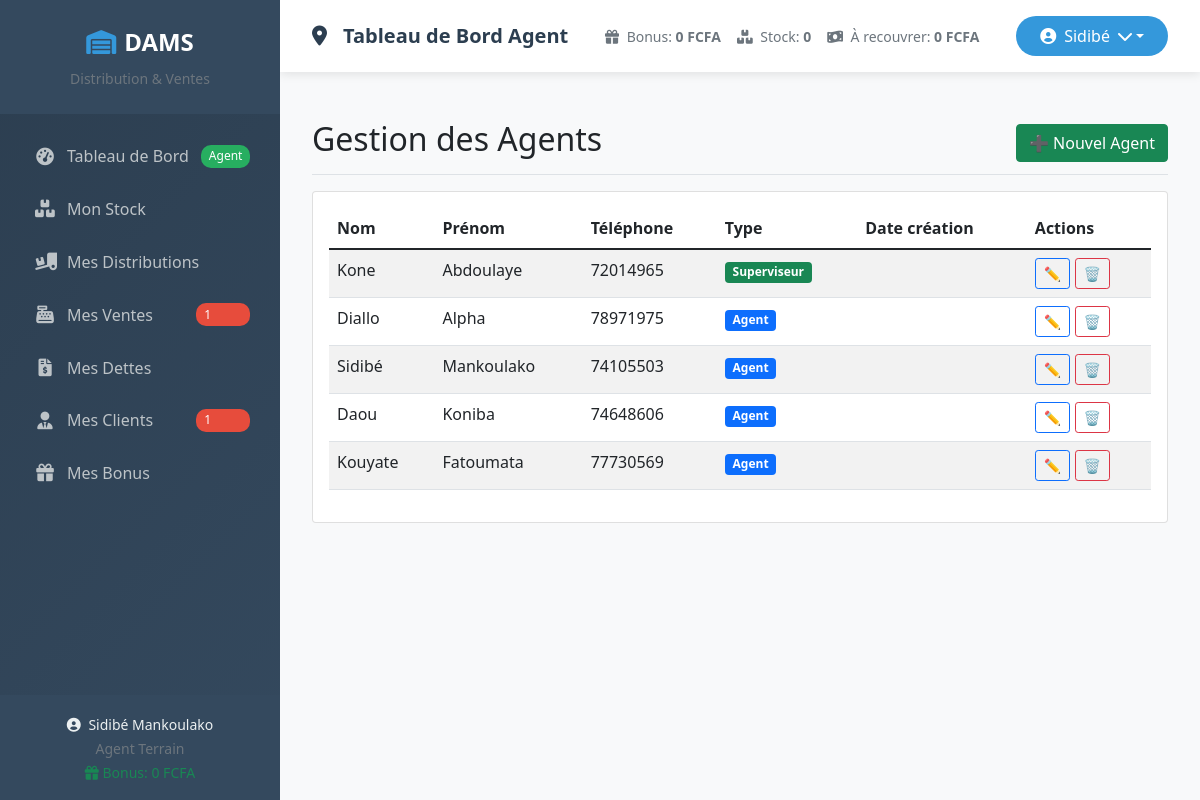
The app's page /agents/ (signed in) with its own data.
### core/models.py (models this page shows, shortened)
class BonusAgent(models.Model):
    agent = models.OneToOneField(
        Agent,
        on_delete=models.CASCADE,
        related_name='bonus'
    )
    nombre_produits_recouverts = models.PositiveIntegerField(default=0)
    total_bonus = models.DecimalField(max_digits=10, decimal_places=2, default=0)
    date_mise_a_jour = models.DateTimeField(auto_now=True)

class Agent(models.Model):
    TYPE_AGENT_CHOICES = (
        ('direction', 'Direction'),
        ('entrepot', 'Superviseur'),
        ('terrain', 'Agent'),
    )
    user = models.OneToOneField(User, on_delete=models.CASCADE)
    type_agent = models.CharField(max_length=50, choices=TYPE_AGENT_CHOICES)
    telephone = models.CharField(max_length=50, blank=True, null=True)

### core/views.py (the view)
# urls.py: path('agents/', views.liste_agents, name='liste_agents'),
@login_required
def liste_agents(request):
    agents = Agent.objects.filter(type_agent__in=['entrepot', 'terrain'])
    return render(request, 'core/agents/liste_agents.html', {'agents': agents})

### core/templates/core/agents/liste_agents.html
{% extends 'base.html' %}
{% block content %}
<div class="d-flex justify-content-between flex-wrap flex-md-nowrap align-items-center pt-3 pb-2 mb-3 border-bottom">
    <h1 class="h2">Gestion des Agents</h1>
    <a href="{% url 'creer_agent' %}" class="btn btn-success">➕ Nouvel Agent</a>
</div>
<div class="card">
    <div class="card-body">
        {% if agents %}
        <div class="table-responsive">
            <table class="table table-striped">
                <thead>
                    <tr>
                        <th>Nom</th>
                        <th>Prénom</th>
                        <th>Téléphone</th>
                        <th>Type</th>
                        <th>Date création</th>
                        <th>Actions</th>
                    </tr>
                </thead>
                <tbody>
                    {% for agent in agents %}
                    <tr>
                        <td>{{ agent.user.first_name }}</td>
                        <td>{{ agent.user.last_name }}</td>
                        <td>{{ agent.telephone }}</td>
                        <td>
<span class="badge
    {% if agent.type_agent == 'entrepot' %}bg-success
    {% elif agent.type_agent == 'terrain' %}bg-primary
    {% else %}bg-secondary
    {% endif %}">
    {{ agent.get_type_agent_display }}
</span>
                        </td>
                        <td>{{ agent.date_creation|date:"d/m/Y" }}</td>
                        <td>
                            <a href="{% url 'modifier_agent' agent.id %}" class="btn btn-sm btn-outline-primary">✏️</a>
                            <a href="{% url 'supprimer_agent' agent.id %}" class="btn btn-sm btn-outline-danger">🗑️</a>
                        </td>
                    </tr>
                    {% endfor %}
                </tbody>
            </table>
        </div>
        {% else %}
        <div class="text-center py-4">
            <p class="text-muted">Aucun agent enregistré</p>
            <a href="{% url 'creer_agent' %}" class="btn btn-primary">Créer le premier agent</a>
        </div>
        {% endif %}
    </div>
</div>
{% endblock %}

### core/templates/base.html (shortened to what this page needs)
<!DOCTYPE html>
<html lang="fr">
<head>
    <link href="https://cdn.jsdelivr.net/npm/bootstrap@5.1.3/dist/css/bootstrap.min.css" rel="stylesheet">
    <link rel="stylesheet" href="https://cdnjs.cloudflare.com/ajax/libs/font-awesome/6.0.0/css/all.min.css">
</head>
<body>
    <div class="container-fluid p-0">
        <div class="row g-0">
            <div class="sidebar d-flex flex-column" id="sidebar">
                <div class="sidebar-header">
                    <a href="{% if request.user.agent.type_agent == 'terrain' %}{% url 'dashboard_agent' %}{% endif %}"
                       class="sidebar-brand">
                        <i class="fas fa-warehouse"></i>
                        <span>DAMS</span>
                    </a>
                    <small class="text-muted mt-2 d-block">Distribution & Ventes</small>
                </div>
                <div class="sidebar-nav">
                    {% if request.user.agent.type_agent == 'terrain' %}
                    <div class="nav flex-column">
                        <a class="nav-link {% if request.resolver_match.url_name == 'dashboard_agent' %}active{% endif %}"
                           href="{% url 'dashboard_agent' %}">
                            <i class="fas fa-tachometer-alt"></i>
                            <span>Tableau de Bord</span>
                            <span class="agent-badge">Agent</span>
                        </a>
                        <a class="nav-link {% if request.resolver_match.url_name == 'mon_stock' %}active{% endif %}"
                           href="{% url 'mon_stock' %}">
                            <i class="fas fa-boxes"></i>
                            <span>Mon Stock</span>
                        </a>
                        <a class="nav-link {% if request.resolver_match.url_name == 'mes_distributions' %}active{% endif %}"
                           href="{% url 'mes_distributions' %}">
                            <i class="fas fa-truck-loading"></i>
                            <span>Mes Distributions</span>
                        </a>
                        <a class="nav-link {% if request.resolver_match.url_name in 'enregistrer_vente,liste_ventes,detail_vente' %}active{% endif %}"
                           href="{% url 'liste_ventes' %}">
                            <i class="fas fa-cash-register"></i>
                            <span>Mes Ventes</span>
                            {% if mes_ventes_count %}
                            <span class="nav-badge">{{ mes_ventes_count }}</span>
                            {% endif %}
                        </a>
                        <a class="nav-link {% if request.resolver_match.url_name in 'liste_dettes,detail_dette,enregistrer_paiement_dette,creer_dette' %}active{% endif %}"
                           href="{% url 'liste_dettes' %}">
                            <i class="fas fa-file-invoice-dollar"></i>
                            <span>Mes Dettes</span>
                        </a>
                        <a class="nav-link {% if request.resolver_match.url_name in 'liste_clients,ajouter_client,modifier_client,detail_client' %}active{% endif %}"
                           href="{% url 'liste_clients' %}">
                            <i class="fas fa-user-tie"></i>
                            <span>Mes Clients</span>
                            {% if mes_clients_count %}
                            <span class="nav-badge">{{ mes_clients_count }}</span>
                            {% endif %}
                        </a>
                        <a class="nav-link {% if request.resolver_match.url_name == 'consulter_bonus' %}active{% endif %}"
                           href="{% url 'consulter_bonus' %}">
                            <i class="fas fa-gift"></i>
                            <span>Mes Bonus</span>
                        </a>
                    </div>
                    {% endif %}
                </div>
                <div class="sidebar-footer">
                    <div class="user-info text-center">
                        <small>
                            <i class="fas fa-user-circle me-1"></i>
                            {{ request.user.get_full_name|default:request.user.username }}
                        </small>
                        <br>
                        <small class="text-muted">
                            {% if request.user.agent.type_agent == 'direction' %}
                                Direction
                            {% elif request.user.agent.type_agent == 'entrepot' %}
                                Superviseur
                            {% else %}
                                Agent Terrain
                            {% endif %}
                        </small>
                        {% if request.user.agent and request.user.agent.type_agent == 'terrain' %}
                        <br>
                        <small class="text-success">
                            <i class="fas fa-gift"></i>
                            Bonus: {{ request.user.agent.bonus.total_bonus|default:0|floatformat:0 }} FCFA
                        </small>
                        {% endif %}
                    </div>
                </div>
            </div>
            <div class="main-content" id="mainContent">
                <nav class="navbar navbar-custom">
                    <div class="container-fluid">
                        <div class="d-flex justify-content-between align-items-center w-100 flex-wrap gap-2">
                            <span class="navbar-brand-custom">
                                <i class="fas
                                    {% if 'dashboard' in request.resolver_match.url_name %}fa-tachometer-alt
                                    {% elif 'vente' in request.resolver_match.url_name %}fa-cash-register
                                    {% elif 'dette' in request.resolver_match.url_name %}fa-file-invoice-dollar
                                    {% elif 'client' in request.resolver_match.url_name %}fa-user-tie
                                    {% elif 'bonus' in request.resolver_match.url_name %}fa-gift
                                    {% else %}fa-map-marker-alt{% endif %}
                                    me-2"></i>
                                {% block page_title %}
                                    {% if request.user.agent.type_agent == 'terrain' %}
                                        Tableau de Bord Agent
                                    {% else %}
                                        Tableau de Bord
                                    {% endif %}
                                {% endblock %}
                            </span>
                            {% if request.user.agent.type_agent == 'terrain' %}
                            <div class="d-flex gap-3 flex-wrap">
                                <small class="text-muted">
                                    <i class="fas fa-gift me-1"></i>
                                    Bonus: <strong>{{ request.user.agent.bonus.total_bonus|default:0|floatformat:0 }} FCFA</strong>
                                </small>
                                <small class="text-muted">
                                    <i class="fas fa-boxes me-1"></i>
                                    Stock: <strong>{{ mes_stock_disponible|default:0 }}</strong>
                                </small>
                                <small class="text-muted">
                                    <i class="fas fa-money-bill-wave me-1"></i>
                                    À recouvrer: <strong>{{ mes_montant_recouvrer|default:0 }} FCFA</strong>
                                </small>
                            </div>
                            {% endif %}
                            <div class="dropdown user-dropdown">
                                <button class="btn dropdown-toggle d-flex align-items-center"
                                        type="button"
                                        data-bs-toggle="dropdown">
                                    <i class="fas fa-user-circle me-2"></i>
                                    {{ request.user.first_name }}
                                    <i class="fas fa-chevron-down ms-2"></i>
                                </button>
                            </div>
                        </div>
                    </div>
                </nav>
                <div class="content-wrapper">
                    {% block content %}{% endblock %}
                </div>
            </div>
        </div>
    </div>
</body>
</html>

### core/templates/base.html (style rules this page uses)
:root { --primary-color: #2c3e50; --secondary-color: #34495e; --accent-color: #3498db; --hover-color: #2980b9; --text-light: #ecf0f1; --border-color: #34495e; }
body { font-family: 'Segoe UI', Tahoma, Geneva, Verdana, sans-serif; background-color: #f8f9fa; overflow-x: hidden; }
.sidebar { min-height: 100vh; background: linear-gradient(135deg, var(--primary-color) 0%, var(--secondary-color) 100%); color: var(--text-light); position: fixed; left: 0; top: 0; width: 280px; z-index: 1000; transition: transform 0.3s ease; overflow-y: auto; }
.sidebar-header { padding: 1.5rem 1rem; border-bottom: 1px solid var(--border-color); text-align: center; position: sticky; top: 0; background: var(--secondary-color); z-index: 1001; }
.sidebar-brand { font-size: 1.5rem; font-weight: 700; color: white; text-decoration: none; display: flex; align-items: center; justify-content: center; gap: 0.5rem; }
.sidebar-brand i { color: var(--accent-color); }
.sidebar-nav { padding: 1rem 0; height: calc(100vh - 200px); overflow-y: auto; }
.nav-link { color: #bdc3c7; padding: 0.8rem 1.5rem; margin: 0.1rem 0.5rem; border-radius: 0.5rem; transition: all 0.3s ease; display: flex; align-items: center; gap: 0.75rem; font-weight: 500; text-decoration: none; border-left: 3px solid transparent; position: relative; }
.nav-link i { width: 20px; text-align: center; font-size: 1.1rem; flex-shrink: 0; }
.nav-link span { flex-grow: 1; white-space: nowrap; overflow: hidden; text-overflow: ellipsis; }
.nav-badge { background: #e74c3c; color: white; border-radius: 10px; padding: 0.15rem 0.5rem; font-size: 0.75rem; margin-left: auto; flex-shrink: 0; }
.agent-badge { background: #27ae60; color: white; border-radius: 10px; padding: 0.15rem 0.5rem; font-size: 0.75rem; margin-left: auto; flex-shrink: 0; }
.main-content { margin-left: 280px; min-height: 100vh; background-color: #f8f9fa; width: calc(100% - 280px); transition: margin-left 0.3s ease; }
.navbar-custom { background: white; box-shadow: 0 2px 10px rgba(0,0,0,0.1); padding: 1rem 2rem; position: sticky; top: 0; z-index: 999; width: 100%; }
.navbar-brand-custom { font-weight: 600; color: var(--primary-color); font-size: 1.25rem; display: flex; align-items: center; gap: 0.5rem; }
.user-dropdown .dropdown-toggle { border: none; background: var(--accent-color); color: white; border-radius: 25px; padding: 0.5rem 1.5rem; font-weight: 500; transition: all 0.3s ease; white-space: nowrap; }
.content-wrapper { padding: 2rem; animation: fadeIn 0.5s ease-in; min-height: calc(100vh - 80px); }
.sidebar-footer { padding: 1rem; border-top: 1px solid var(--border-color); position: absolute; bottom: 0; left: 0; right: 0; background: var(--secondary-color); }

### records on screen
Agent: user.first_name "Kone", user.last_name "Abdoulaye", telephone "72014965", type_agent "Superviseur"
Agent: user.first_name "Diallo", user.last_name "Alpha", telephone "78971975", type_agent "Agent"
Agent: user.first_name "Sidibé", user.last_name "Mankoulako", telephone "74105503", type_agent "Agent"
Agent: user.first_name "Daou", user.last_name "Koniba", telephone "74648606", type_agent "Agent"
Agent: user.first_name "Kouyate", user.last_name "Fatoumata", telephone "77730569", type_agent "Agent"

### other values on screen
{{ mes_ventes_count }} "1"
{{ mes_clients_count }} "1"
{{ request.user.get_full_name|default:request.user.username }} "Sidibé Mankoulako"
{{ request.user.agent.bonus.total_bonus|default:0|floatformat:0 }} "0"
{{ mes_stock_disponible|default:0 }} "0"
{{ mes_montant_recouvrer|default:0 }} "0"
{{ request.user.first_name }} "Sidibé"
